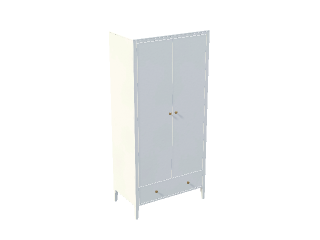
#> input picture Assets/House4696/Resources/CatalogThumbs/erida-1-12.png, 320 x 240 px, given in place of p014_gleys-2-twig__3d-cappuccino.jpg, which was not available
$ python twig_fields.py ../../../../../Assets/House4696/Resources/CatalogThumbs/erida-1-12.png
#> lines starting #> are read from the running program, lines starting #| are printed output that depends on the picture; after the words box and inside, x2 and y2 are one past the last pixel; in counts of white or black regions, pixels touching at a corner belong together; pictures that were not available may be replaced by others from this repository, and a replacement may not be noted
### tools/doors/textures/art/trace/lib/tr.py
"""Tracing helpers: catalogue photo -> ink map in pane millimetres -> binary super-resolution -> vector contours.

Pane coordinates: millimetres, origin at the bottom-left corner of the visible glass, x right, y up (as the photo
shows it). A hi-res grid of `res` px/mm covers the pane: row 0 at the top (y = H).
"""
import sys
import numpy as np
from PIL import Image
from scipy import ndimage
import cv2

DOORS = __import__('pathlib').Path(__file__).resolve().parents[4]
sys.path.insert(0, str(DOORS))
import measure  # noqa: E402

PHOTOS = str(DOORS / '.cache' / 'photos') + '/'
_leaf_cache = {}


def leaf_of(fname, bounds=None, bottom=None):
    key = (fname, bounds, bottom)
    if key not in _leaf_cache:
        rgb, grey = measure.load_photo(PHOTOS + fname)
        _leaf_cache[key] = measure.find_leaf(grey, bounds=bounds, bottom=bottom)
    return _leaf_cache[key]


def load_rgb(fname):
    return np.asarray(Image.open(PHOTOS + fname).convert('RGB')).astype(np.float64)


class View:
    """One photo of the pane. pane = (x0, y0, x1, y1) of the visible glass in leaf mm (y up from the leaf bottom).
    ink: 2D array over the whole photo (0 = background glass, 1 = full ink); weight: same shape."""

    def __init__(self, fname, pane, ink, weight=None, leaf=None, psf=0.5, name=None):
        self.fname = fname
        self.name = name or fname
        self.leaf = leaf or leaf_of(fname)
        self.pane = pane
        self.ink = ink
        self.weight = np.ones_like(ink) if weight is None else weight
        self.psf = psf               # Gaussian sigma of (pixel footprint + render/JPEG blur), photo px
        L = self.leaf
        self.sx, self.sy = L['sx'], L['sy']   # px per mm

    def px_of(self, xm, ym):
        """Pane mm -> photo px (continuous)."""
        L = self.leaf
        X = L['x0'] + (self.pane[0] + xm) * self.sx
        Y = L['y1'] - (self.pane[1] + ym) * self.sy
        return X, Y

    def mm_of(self, X, Y):
        L = self.leaf
        return (X - L['x0']) / self.sx - self.pane[0], (L['y1'] - Y) / self.sy - self.pane[1]

    # [11 lines left out: function samples, not called in this run]


class Grid:
    def __init__(self, W, H, res):
        self.W, self.H, self.res = W, H, res
        self.nx, self.ny = int(round(W * res)), int(round(H * res))

    def rc(self, xm, ym):
        """mm -> continuous (row, col) index (pixel centres at integers)."""
        return (self.H - ym) * self.res - 0.5, xm * self.res - 0.5


# [9 lines left out: function _bilinear_setup, not called in this run]


class Op:
    """Forward operator of one view: hi-res coverage -> predicted ink at the view's photo pixels."""

    # [125 lines left out: functions __init__, fwd, adj, tv_grad, solve, init_from_views and 2 more, not called in this run]


def field_from_views(grid, views, arrays, order=3):
    """Average of per-view arrays (same shape as each view's photo) resampled onto the grid, weighted."""
    ys = grid.H - (np.arange(grid.ny) + 0.5) / grid.res
    xs = (np.arange(grid.nx) + 0.5) / grid.res
    X, Y = np.meshgrid(xs, ys)
    acc = None; wsum = np.zeros((grid.ny, grid.nx))
    for v, a in zip(views, arrays):
        px, py = v.px_of(X, Y)
        wt = ndimage.map_coordinates(v.weight, [py - 0.5, px - 0.5], order=1, mode='nearest')
        if a.ndim == 3:
            val = np.stack([ndimage.map_coordinates(a[..., k], [py - 0.5, px - 0.5], order=order, mode='nearest')
                            for k in range(a.shape[2])], -1)
            acc = val * wt[..., None] if acc is None else acc + val * wt[..., None]
        else:
            val = ndimage.map_coordinates(a, [py - 0.5, px - 0.5], order=order, mode='nearest')
            acc = val * wt if acc is None else acc + val * wt
        wsum += wt
    if acc.ndim == 3:
        return acc / np.maximum(wsum, 1e-6)[..., None]
    return acc / np.maximum(wsum, 1e-6)


# [6 lines left out: function sampler, not called in this run]

### tools/doors/textures/art/trace/lib/inks.py
import numpy as np
from scipy import ndimage
import tr

LUMA = np.array([0.299, 0.587, 0.114])


def satin_ink(fname, level=150.0, pct=85, win=61, cols=None):
    """Dark motif on satin: ink = (bg - grey) / (bg - level); white highlight = (grey - bg) / (255 - bg).
    bg = a high percentile along each column (long vertical window) - the satin with its shading."""
    rgb = tr.load_rgb(fname)
    g = rgb @ LUMA
    bg = ndimage.percentile_filter(g, pct, size=(win, 1), mode='nearest')
    bg = ndimage.gaussian_filter(bg, (win / 8, 0.5))
    dark = (bg - g) / np.maximum(bg - level, 10)
    white = (g - bg) / np.maximum(255 - bg, 8)
    return rgb, g, bg, dark, white


# [7 lines left out: function mirror_ink, not called in this run]


def box_weight(view_shape, view, boxes_mm):
    """Weight 1 except inside pane-mm boxes (x0, y0, x1, y1)."""
    w = np.ones(view_shape)
    H, W = view_shape
    rr, cc = np.mgrid[0:H, 0:W]
    xm, ym = view.mm_of(cc + 0.5, rr + 0.5)
    for x0, y0, x1, y1 in boxes_mm:
        w[(xm >= x0) & (xm <= x1) & (ym >= y0) & (ym <= y1)] = 0
    return w

### tools/doors/measure.py
"""Measure a catalogue door photo: leaf bounds and the edges of its pieces, in leaf millimetres.

    python3 tools/doors/measure.py <photo> [--out overlay.png] [--xband A:B ...] [--yband A:B ...]
                                   [--bounds X0,Y0,X1,Y1] [--bottom Y1] [--min 5] [--json out.json]

<photo> is a file path or a file name inside tools/doors/.cache/photos (see catalog_index.py).

The photos are the manufacturer's orthographic 3D renders: the leaf seen from the front (lock edge on the left, hinges
on the right) inside a border that is the door frame/casing; the photo bottom is the floor. Needs numpy + Pillow.

Leaf bounds (pixels, continuous coordinates: pixel i spans [i, i+1)):
    x0, x1  centres of the dark gaps between the casing and the leaf (median column profile of the middle rows)
    y0      centre of the dark gap under the head casing
    y1      the photo bottom (floor). Cross-check: the two hinges (bright runs in the right gap) sit symmetrically
            on the leaf, so hinge_top + hinge_bottom - y0 is the leaf bottom as well. When the photo is cropped above
            the floor (some catalogue photos are), that estimate is used and a note is printed. --bottom / --bounds
            override the detection.
    The leaf is mapped to 800 x 2000 mm independently along x and y (the catalogue photos are not all scaled
    uniformly; the aspect is reported against 800x2000 = 0.400).

Leaf millimetres (the design coordinates of Docs/door-designs.md): origin at the bottom-left corner of the leaf as
the photo shows it, x to the right (x = 0 is the lock edge), y up.

Features: for every band the tool averages the photo across the band (median of the band's columns for a row profile,
of its rows for a column profile) and reports, along the profile:
    dark    a dark line (joint hairline, shadow under a step, frame gap): position = centre of the dip
    bright  a bright line/strip (glass strip, lit rounded edge): centre, width (half-maximum), and "glass" when the
            strip is near-white
    glass   a run of white, grain-free rows/columns clearly brighter than the wood next to it (a glass pane or
            strip of any width): its half-level edges. Not reliable on white finishes (Bianco, Snow), where the
            wood is as white as the satin glass - measure glass on the mid/dark finishes.
    step    a brightness step between two flat areas (edge of a panel): position of the steepest gradient
with "str" = the contrast in grey levels (sign: + brighter, - darker than the surroundings; for steps the sign of
the change along +mm) and the pixel position. Default bands: --xband 280:520 (rows profile across the middle of the
leaf) and --yband 300:1700 (columns profile). Several bands can be given; each is printed separately.

--out writes the photo enlarged 3x with the leaf bounds (green), the hinges (magenta) and the detected features of
every band drawn over their band (dark = red, bright = cyan, glass = blue, step = yellow, labelled in mm).

It also prints the handle (rosette centre, from the difference to a vertical running median of the wood) and the
finish colour (mean of the stiles without outliers - the "color" of catalog.json finishes).

Library use (preview2d.py imports it): load_photo(), find_leaf(), find_hinges(), find_handle(), finish_colour(),
px_to_mm()/mm_to_px(), row_profile(), col_profile(), features(), measure_band().
"""
import argparse
import json
import sys
from pathlib import Path

import numpy as np
from PIL import Image, ImageDraw, ImageFont

HERE = Path(__file__).resolve().parent
PHOTOS = HERE / ".cache" / "photos"
REF_W, REF_H = 800.0, 2000.0


# ----------------------------------------------------------------------------------------------------------- loading

def resolve_photo(name):
    p = Path(name).expanduser()
    if p.exists():
        return p
    q = PHOTOS / name
    if q.exists():
        return q
    raise SystemExit(f"photo not found: {name}")


def load_photo(path):
    """-> (rgb float HxWx3, grey float HxW) of the photo."""
    rgb = np.asarray(Image.open(resolve_photo(path)).convert("RGB")).astype(float)
    grey = rgb @ np.array([0.299, 0.587, 0.114])
    return rgb, grey


# -------------------------------------------------------------------------------------------------------- leaf bounds

def _valley(prof, lo, hi):
    """Sub-pixel position (continuous coordinates) and depth of the darkest point of prof[lo:hi]."""
    lo, hi = max(1, lo), min(len(prof) - 1, hi)
    i = lo + int(np.argmin(prof[lo:hi]))
    a, b, c = prof[i - 1], prof[i], prof[i + 1]
    den = a - 2 * b + c
    off = 0.5 * (a - c) / den if den > 0 else 0.0
    return i + 0.5 + float(np.clip(off, -0.5, 0.5)), float(b)


def _runs(mask):
    out, start = [], None
    for i, v in enumerate(mask):
        if v and start is None:
            start = i
        elif not v and start is not None:
            out.append((start, i))
            start = None
    if start is not None:
        out.append((start, len(mask)))
    return out


def find_hinges(grey, x1, y0, y1):
    """Hinges = bright runs inside the dark gap on the hinge side (the chrome knuckles cover the gap).
    A hinge is 2.5-6 % of the leaf height long; the upper one is centred 4-16 % below the leaf top, the lower one
    in the last 20 % of the photo. -> [(top, bottom) px] (continuous), upper first; [] if not found."""
    H, W = grey.shape
    xi = int(np.floor(x1))
    lo, hi = int(max(0, y0 + 2)), int(min(H, y1))
    h = y1 - y0
    best = []
    for cols in ([xi - 1, xi], [xi, xi + 1], [xi + 1, xi + 2]):
        cols = [c for c in cols if 0 <= c < W]
        seg = grey[lo:hi, cols].max(axis=1)
        base = float(np.median(seg))
        top = float(np.percentile(seg, 99.5))
        if top - base < 25:
            continue
        thr = base + 0.4 * (top - base)
        runs = []
        for a, b in _runs(seg > thr):
            if runs and a + lo - runs[-1][1] <= 2:  # bridge 1-2 px interruptions (dark lines across the chrome)
                runs[-1] = (runs[-1][0], b + lo)
            else:
                runs.append((a + lo, b + lo))
        runs = [r for r in runs if 0.025 * h <= r[1] - r[0] <= 0.06 * h]
        up = [r for r in runs if y0 + 0.04 * h <= (r[0] + r[1]) / 2 <= y0 + 0.16 * h]
        dn = [r for r in runs if (r[0] + r[1]) / 2 >= y0 + 0.80 * h]
        if not up or not dn:
            continue
        ra = max(up, key=lambda r: r[1] - r[0])
        rb = max(dn, key=lambda r: r[1] - r[0])
        la, lb = ra[1] - ra[0], rb[1] - rb[0]
        if abs(la - lb) > max(3, 0.25 * max(la, lb)):
            continue
        if not best or la + lb > sum(b - a for a, b in best):
            best = [(float(ra[0]), float(ra[1])), (float(rb[0]), float(rb[1]))]
    return best


def find_leaf(grey, bounds=None, bottom=None):
    """Leaf bounds in the photo. -> dict(x0, y0, x1, y1, W, H, hinges, notes, ...), continuous pixel coordinates."""
    H, W = grey.shape
    notes = []
    if bounds:
        x0, y0, x1, y1 = bounds
        notes.append("bounds given")
    else:
        rows = grey[int(H * 0.2):int(H * 0.8)]
        col = np.median(rows, axis=0)
        x0, _ = _valley(col, 2, int(W * 0.15))
        x1, _ = _valley(col, int(W * 0.85), W - 1)
        c0, c1 = int(x0 + (x1 - x0) * 0.3), int(x0 + (x1 - x0) * 0.7)
        row = np.median(grey[:, c0:c1], axis=1)
        y0, _ = _valley(row, 1, int(H * 0.08))
        y1 = float(H)
    hinges = find_hinges(grey, x1, y0, y1)
    y1_sym = None
    if len(hinges) == 2:
        c_top = sum(hinges[0]) / 2
        c_bot = sum(hinges[1]) / 2
        y1_sym = c_top + c_bot - y0
    if bottom is not None:
        y1 = float(bottom)
        notes.append("bottom given")
    elif not bounds and y1_sym is not None:
        tol = max(1.5, 0.003 * (y1 - y0))
        if y1_sym > y1 + tol:
            notes.append(f"photo cropped above the floor: leaf bottom from the hinges at {y1_sym:.1f}px "
                         f"(photo bottom {y1:.0f}px)")
            y1 = y1_sym
        elif y1_sym < y1 - tol:
            notes.append(f"hinges are not symmetric about the photo height: they put the leaf bottom at "
                         f"{y1_sym:.1f}px, the photo bottom is {y1:.0f}px (kept)")
    elif not bounds:
        notes.append("hinges not found: leaf bottom = photo bottom (unchecked)")
    w, h = x1 - x0, y1 - y0
    return dict(x0=x0, y0=y0, x1=x1, y1=y1, W=W, H=H, w=w, h=h, aspect=w / h, sx=w / REF_W, sy=h / REF_H,
                hinges=hinges, y1_hinges=y1_sym, notes=notes)


# [82 lines left out: functions _vmedian, _components, find_handle, px_to_mm, mm_to_px, not called in this run]


# ------------------------------------------------------------------------------------------------------------- colour

FLAT_AREAS = ((20, 105, 250, 850), (20, 105, 1150, 1750), (700, 780, 300, 1700))  # x0, x1, y0, y1 mm: the stiles


# [14 lines left out: function finish_colour, not called in this run]


def hex_colour(c):
    return "#" + "".join(f"{int(round(min(255, max(0, v)))):02x}" for v in c)


# ----------------------------------------------------------------------------------------------------------- profiles

# [171 lines left out: functions row_profile, col_profile, _running_median, features, glass_runs, whiteness and 1 more, not called in this run]


def parse_band(s):
    a, b = (float(v) for v in s.split(":"))
    return (min(a, b), max(a, b))


# ------------------------------------------------------------------------------------------------------------ overlay

# [115 lines left out: functions _font, write_overlay, fmt_feature, main, not called in this run]


# [2 lines that do not run on import are left out]

### tools/doors/textures/art/trace/twig_fields.py
import sys, json; sys.path.insert(0,str(__import__('pathlib').Path(__file__).resolve().parent/'lib'))
import numpy as np, tr, inks, track
from PIL import Image, ImageDraw
from scipy import ndimage
which=sys.argv[1]
if which=='twig':
    PANE=(141.5,0,277,2000); files=['p014_gleys-1-twig__3d-cappuccino.jpg','p014_gleys-1-twig__3d-wenge.jpg']
else:
    PANE=(272.0,0,518.0,2000); files=['p014_gleys-2-twig__3d-cappuccino.jpg','p014_gleys-2-twig__3d-wenge.jpg']
W,H=PANE[2]-PANE[0],PANE[3]-PANE[1]
views=[];darks=[]
for f in files:
    rgb,g,bg,dark,white=inks.satin_ink(f, level=150, win=41)
    v=tr.View(f,PANE,np.clip(dark,0,1),psf=0.5)
#> in find_leaf, `rows = grey[int(H * 0.2):int(H * 0.8)]`:
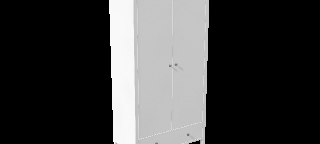
#> rows: shape (144, 320) float64; min 0, max 250.1, mean 62.6
#> in find_leaf, `col = np.median(rows, axis=0)`: col = 320 values, max 249.8 at index 116, min 0 at index 0, mean 62.83
#> in _valley, `lo, hi = max(1, lo), min(len(prof) - 1, hi)`: lo = 2; hi = 48
#> in _valley, `i = lo + int(np.argmin(prof[lo:hi]))`: i = 2
#> in _valley, `a, b, c = prof[i - 1], prof[i], prof[i + 1]`: a = 0
#> in find_leaf, `x0, _ = _valley(col, 2, int(W * 0.15))`: x0 = 2.5
#> in find_leaf, `x1, _ = _valley(col, int(W * 0.85), W - 1)`: x1 = 272.5
#> in find_leaf, `c0, c1 = int(x0 + (x1 - x0) * 0.3), int(x0 + (x1 - x0) * 0.7)`: c0 = 83; c1 = 191
#> in find_leaf, `row = np.median(grey[:, c0:c1], axis=1)`: row = 240 values, max 255 at index 27, min 0 at index 0, mean 140.5
#> in find_leaf, `y0, _ = _valley(row, 1, int(H * 0.08))`: y0 = 1.5
#> in find_hinges, `xi = int(np.floor(x1))`: xi = 272
#> in find_hinges, `lo, hi = int(max(0, y0 + 2)), int(min(H, y1))`: lo = 3; hi = 240
#> in find_hinges, `h = y1 - y0`: h = 238.5
#> the loop in find_hinges, `for cols in ([xi - 1, xi], [xi, xi + 1], [xi + 1, xi + 2]):` made 3 passes
#> cols on passes 1 to 3: [271, 272], [272, 273], [273, 274]
#> after the loop in find_hinges, `for cols in ([xi - 1, xi], [xi, xi + 1], [xi + 1, xi + 2]):`: best = []
#> in find_leaf, `w, h = x1 - x0, y1 - y0`: w = 270; h = 238.5
#> in __init__, `self.leaf = leaf or leaf_of(fname)`: self.leaf = 14 items
#> in __init__, `self.ink = ink`:
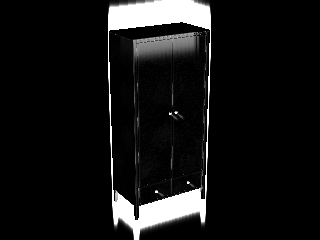
#> self.ink: shape (240, 320) float64; min 0, max 1, mean 0.0821
#> in __init__, `self.sx, self.sy = L['sx'], L['sy']`: self.sx = 0.338; self.sy = 0.119
    v.weight=inks.box_weight(dark.shape, v, [(-30,900,70,1060)])
#> in mm_of, `L = self.leaf`: L = 14 items
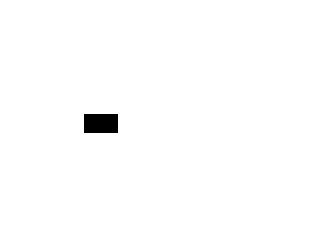
#> v.weight: shape (240, 320) float64; values 0 (black) and 1 (white), 99.2% white; 1 black region, box (x1, y1, x2, y2) and area: (84, 114, 118, 133) 646
    views.append(v); darks.append(dark)
    print(f, tr.leaf_of(f)['sx'])
#> pass 2 of the loop `for f in files:`:
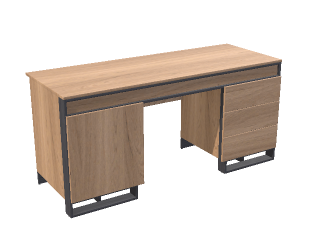
#> input picture Assets/House4696/Resources/CatalogThumbs/kanon-loft-2-31.png, 320 x 240 px, given in place of p014_gleys-2-twig__3d-wenge.jpg, which was not available
#> the loop in find_hinges (call 2), `for cols in ([xi - 1, xi], [xi, xi + 1], [xi + 1, xi + 2]):` made 3 passes
#> (cols, top, thr) on passes 1 to 3: ([278, 279], 202.6, 81.04), ([279, 280], 170.3, 68.1), ([280, 281], 160.3, 64.12)
#> in __init__ (call 2), `self.ink = ink`:
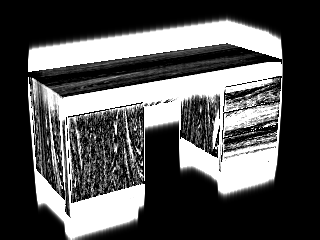
#> self.ink: shape (240, 320) float64; min 0, max 1, mean 0.33
#> self.sx = 0.346
#> `v.weight=inks.box_weight(dark.shape, v, [(-30,900,70,1060)])`:
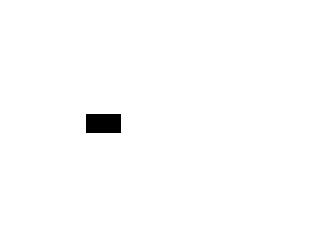
#> v.weight: shape (240, 320) float64; values 0 (black) and 1 (white), 99.1% white; 1 black region, box (x1, y1, x2, y2) and area: (86, 114, 121, 133) 665
grid=tr.Grid(W,H,4.0)
D=tr.field_from_views(grid,views,darks)
#> the loop in field_from_views, `for v, a in zip(views, arrays):` made 2 passes
#> pass 1, in field_from_views, `val = ndimage.map_coordinates(a, [py - 0.5, px - 0.5], order=order, mo..`:
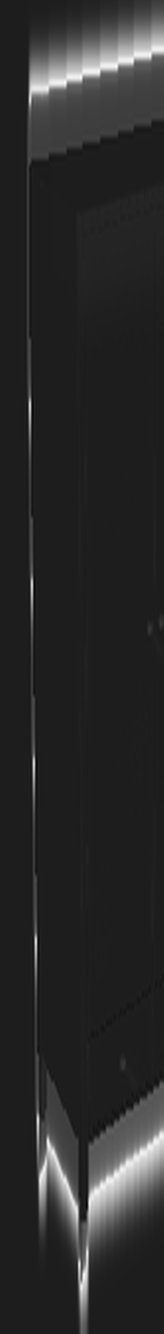
#> val: shape (8000, 984) float64 (shown at 1/6 size); min -2.25, max 17.22, mean 0.973; drawn with min black and max white
#> after the loop in field_from_views, `for v, a in zip(views, arrays):`:
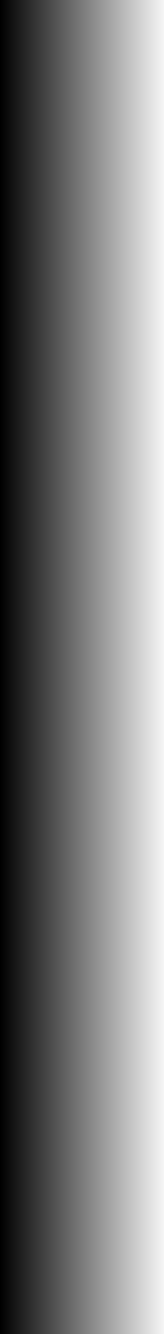
#> X: shape (8000, 984) float64 (shown at 1/6 size); min 0.125, max 245.9, mean 123
#> after the loop in field_from_views, `for v, a in zip(views, arrays):`:
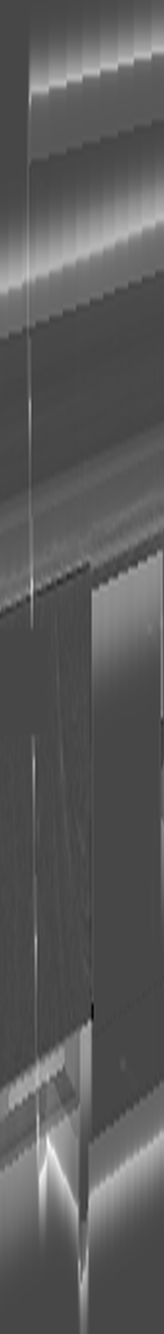
#> acc: shape (8000, 984) float64 (shown at 1/6 size); min -10.19, max 26.21, mean 2.7; drawn with min black and max white
np.save(which+'_D.npy',D)
im=Image.fromarray(np.uint8(255-np.clip(D,0,1)*230)).convert('RGB')
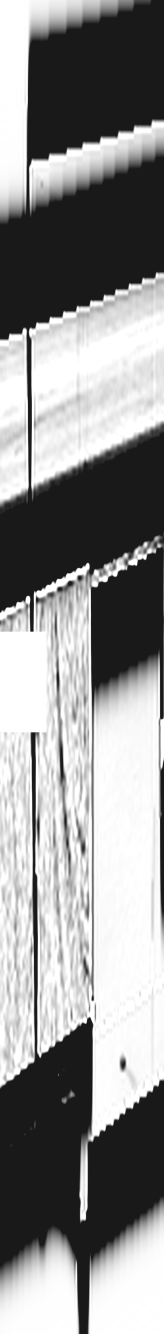
#> im: PIL image 984x8000 RGB (shown at 1/6 size); min 25, max 255, mean 144.2
d=ImageDraw.Draw(im)
for y in range(0,2001,50):
    r=(H-y)*4; d.line([(0,r),(8 if y%100 else 20,r)],fill=(255,0,0));
    if y%100==0: d.text((22,r-5),str(y),fill=(255,0,0))
for x in range(0,int(W)+1,10):
    d.line([(x*4,0),(x*4,6 if x%50 else 14)],fill=(0,0,255))
im.save(which+'_D.png')
